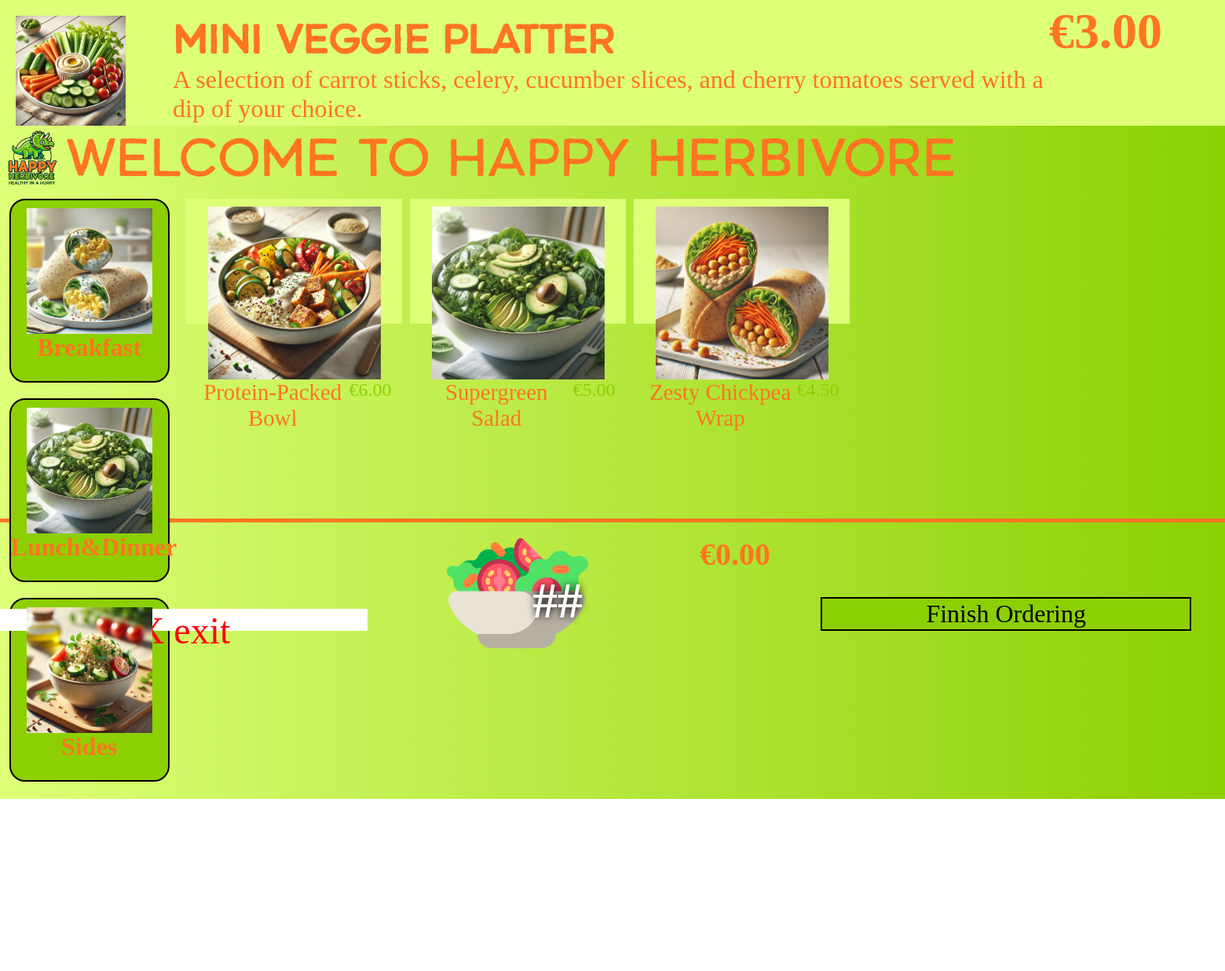
Screenshot of /menu.php?cat=2 with the database file from the repository.
### tables this page shows
CREATE TABLE `categories` (
  `category_id` int(11) NOT NULL,
  `name` varchar(255) NOT NULL,
  `description` text NOT NULL
);

CREATE TABLE `products` (
  `product_id` int(11) NOT NULL,
  `category_id` int(11) NOT NULL,
  `image_id` int(11) NOT NULL,
  `name` varchar(255) NOT NULL,
  `description` text NOT NULL,
  `price` decimal(10,2) NOT NULL,
  `kcal` int(11) NOT NULL,
  `available` tinyint(1) NOT NULL
);

CREATE TABLE `images` (
  `image_id` int(11) NOT NULL,
  `filename` varchar(255) NOT NULL,
  `description` text NOT NULL
);

### menu.php (the view, shortened to what this page needs)
<?php
include_once 'assets/core/header.php';
include 'assets/core/connect.php';
$cat1 = isset($_GET['cat']) ? (int) $_GET['cat'] : 1;
?>
<main>
    <div id="advert">
        <img src="assets/img/sides3.webp" alt="advert" id="advert-img">
        <p id="advert-title">Mini Veggie Platter</p>
        <p id="advert-description">A selection of carrot sticks, celery, cucumber slices, and cherry tomatoes served
            with a dip of your choice.</p>
        <div id="advert-price-container">
            <p id="advert-price">€3.00</p>
        </div>
    </div>
    <div id="menu-welcomebar">
        <div class="logo-container">
            <img src="assets/img/co_logo.png" alt="logo" id="logo">
        </div>
        <p>WELCOME TO HAPPY HERBIVORE</p>
    </div>
    <div id="menu-container">
        <nav id="menu-sidebar">
            <ul>
                <?php
                $sqli_prepare = $conn->prepare("SELECT category_id, `name`, `description` FROM categories");
                if ($sqli_prepare === false) {
                    echo mysqli_error($conn);
                } else {
                    if ($sqli_prepare->execute()) {
                        $sqli_prepare->store_result();
                        $sqli_prepare->bind_result($category_id, $category_name, $category_description);
                        while ($sqli_prepare->fetch()) {
                            ?>
                            <li class="menu-category">
                                <a href="menu.php?cat=<?= $category_id ?>">
                                    <img src="assets/img/<?= $category_description ?>2.webp" alt="menu" class="category-icon">
                                    <p class="category-title"><?= $category_name ?></p>
                                </a>
                            </li>
                            <?php
                        }
                    }
                }
                ?>
            </ul>
        </nav>
        <div id="menu-items">
            <?php
            $sqli_prepare = $conn->prepare("
            SELECT p.product_id, p.image_id, p.name, p.price, i.filename
            FROM products p
            JOIN images i ON p.image_id = i.image_id
            WHERE p.category_id = ?
        ");
            if ($sqli_prepare === false) {
                echo mysqli_error($conn);
            } else {
                $sqli_prepare->bind_param("i", $cat1);
                if ($sqli_prepare->execute()) {
                    $sqli_prepare->store_result();
                    $sqli_prepare->bind_result($product_id, $image_id, $product_name, $product_price, $image_filename);
                    while ($sqli_prepare->fetch()) {
                        ?>
                        <div class="item-card" data-product-id="<?= $product_id ?>">
                            <img src="assets/img/<?= $image_filename ?>" alt="menu" class="item-image">
                            <div class="item-info">
                                <p class="item-title"><?= $product_name ?></p>
                                <p class="item-price">€<?= $product_price ?></p>
                            </div>
                        </div>
                        <?php
                    }
                }
            }
            ?>
        </div>
    </div>
    <div id="footer">
        <div id="cart-container">
            <div id="cart-img">
                <div class="cart-image-container">
                    <img src="assets/img/cart.png" alt="cart">
                    <p id="cart-amount">##</p>
                </div>
            </div>
            <p id="cart-total">€<?= number_format($total_price, 2) ?></p>
        </div>
        <div id="footer-buttons">
            <div class="verlaat">X exit</div>
            <div class="bestel">Finish Ordering</div>
        </div>
    </div>
</main>
</body>
</html>

### assets/css/style.css (style rules this page uses)
:root { --orange: #ff7520; --light-orange: #ffb181; --green: #8cd003; --light-green: #deff78; --dark-blue: #053631; --header-font: "Renos-Rough"; --body-font: "Noto-Sans"; }
* { margin: 0; padding: 0; }

### assets/css/menu.css (style rules this page uses)
* { margin: 0; padding: 0; }
body { height: 100vh; background: linear-gradient(to right, #deff78, #8cd003); }
#advert { background-color: var(--light-green); width: 100%; height: 20vh; display: flex; flex-direction: column; flex-wrap: wrap; }
#advert-img { height: calc(100% - 20px); margin-top: 20px; margin-left: 20px; margin-right: 40px; }
#advert-title { color: var(--orange); width: calc(100% - 444px); height: fit-content; font-size: 3em; font-family: var(--header-font); font-weight: bold; margin-top: 20px; margin-left: 20px; }
#advert-description { color: var(--orange); width: calc(100% - 444px); font-size: 2em; font-family: var(--body-font); margin-left: 20px; }
#advert-price { color: var(--orange); width: calc(60% - 444px); font-size: 4em; font-family: var(--body-font); font-weight: bold; margin-left: 20px; }
#menu-welcomebar { width: 100%; height: 10.416667vh; display: flex; }
.logo-container { height: 100%; }
#menu-welcomebar img { width: auto; height: 100%; }
#menu-welcomebar p { color: var(--orange); display: flex; font-size: 4em; font-family: var(--header-font); text-align: center; flex-direction: column; align-items: center; justify-content: center; }
#menu-container { width: 100%; height: 52.083333vh; display: flex; flex-direction: row; }
nav { color: var(--orange); height: 993px; width: 270px; overflow-x: hidden; overflow-y: scroll; scrollbar-color: var(--orange) var(--light-orange); }
nav ul { height: 100%; width: 100%; list-style-type: none; padding: 0; padding-top: 10px; margin: 0; }
.menu-category { background-color: var(--green); height: 230px; width: 200px; margin-bottom: 20px; margin-inline: auto; }
.menu-category > a { text-decoration: none; }
.category-icon { width: 160px; height: 160px; margin-left: 50%; margin-top: 10px; transform: translate(-50%, 0); }
.category-title { margin-top: -5px; height: 60px; color: var(--orange); font-size: 2em; font-weight: bold; font-family: var(--body-font); text-align: center; }
#menu-items { width: 100%; height: calc(100% - 20px); padding: 10px; display: flex; flex-wrap: wrap; align-content: flex-start; gap: 10px; row-gap: 10px; overflow-y: scroll; }
.item-card { background-color: var(--light-green); width: 275px; height: 40%; display: flex; flex-wrap: wrap; }
.item-image { width: 80%; height: auto; margin-left: 50%; margin-top: 10px; transform: translate(-50%, 0); }
.item-info { width: 100%; height: 40%; display: flex; }
#advert-price-container { display: flex; flex-direction: row; align-items: center; justify-content: space-between; width: 60%; }
#advert-price, #advert-kcal { margin: 0; }
.item-title { color: var(--orange); width: 70%; padding-left: 5%; font-family: var(--body-font); font-size: 1.8em; text-size-adjust: auto; text-align: center; min-height: fit-content; }
.item-price { color: var(--green); width: 20%; padding-right: 5%; font-family: var(--body-font); font-size: 1.5em; text-align: end; }
#cart-container { height: 10.216667vh; width: 100%; align-items: center; justify-content: center; display: flex; border-top: 5px solid var(--orange); }
.cart-image-container { height: 100%; transition: transform 0.2s ease; cursor: pointer; }
.cart-image-container img { background-size: cover; height: 180px; width: auto; }
#cart-img { height: 100%; width: 20%; }
li { border-radius: 20px; border-color: black; border: 2px solid black; flex-direction: column; align-items: center; justify-content: center; }
#cart-img p { font-size: 3em; font-family: var(--body-font); font-weight: bold; text-align: center; transform: translate(0, calc(-100% - 1.2em)); color: white; margin-right: 30px; margin-top: 30px; font-size: 4rem; font-weight: bold; text-align: center; text-shadow: 0 0 10px black; }
#cart-total { color: var(--orange); font-size: 2.5em; padding: 10px; font-family: var(--body-font); font-weight: bold; }
#footer-buttons { width: 100%; height: 7.083333vh; display: flex; align-items: end; }
.verlaat { color: red; background-color: rgb(255, 255, 255); height: 50%; width: 30%; cursor: pointer; text-align: center; font-size: 3rem; }
.bestel { background-color: var(--green); display: flex; margin-inline: auto; width: 30%; margin-left: 37%; height: 70%; cursor: pointer; align-items: center; justify-content: center; font-size: 2rem; border: 2px solid black; }

### rows the page displays
categories: description (picture), name "Breakfast"
categories: description (picture), name "Lunch&Dinner"
categories: description (picture), name "Sides"
categories: description (picture)
products: image.filename (picture), name "Protein-Packed Bowl", price "6.00"
products: image.filename (picture), name "Supergreen Salad", price "5.00"
products: image.filename (picture), name "Zesty Chickpea Wrap", price "4.50"

### other values shown
$total_price "0.00"
